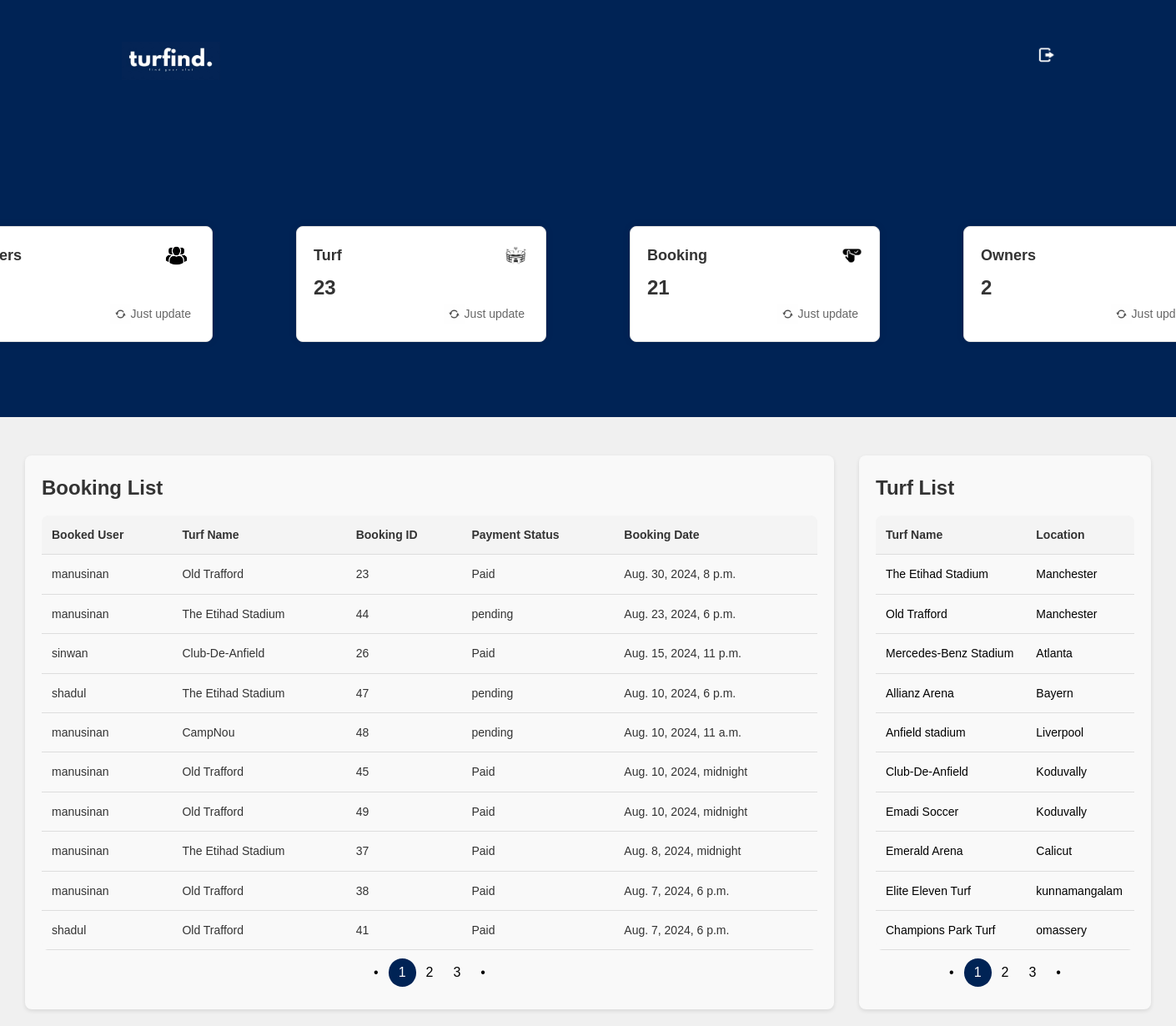
The page /adminhome/ (signed in) on the database as committed earlier.
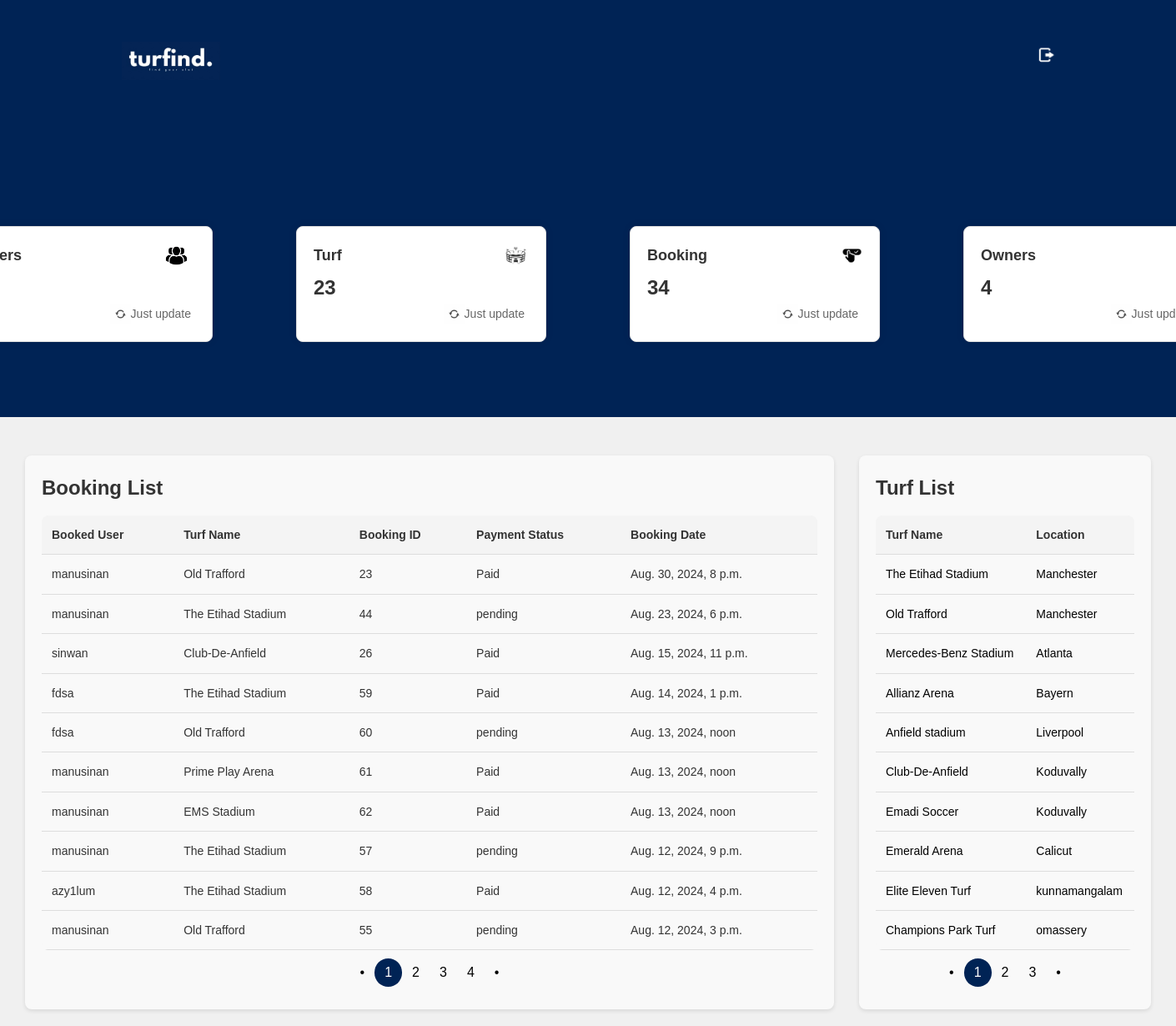
The same page on the database as committed later.
### turfindapp/models.py (models this page shows, shortened)
class Booking(models.Model):
    login_id = models.ForeignKey(LoginUser, on_delete=models.CASCADE)
    book_datetime = models.DateTimeField(null=True, blank=True)
    turf = models.ForeignKey(Turf, on_delete=models.CASCADE)
    payment_status = models.CharField(default="pending",max_length=100)
    payment_amount = models.IntegerField(null=True, blank=True)

class LoginUser(AbstractUser):
    status_choices = (
        ('APPROVE', 'APPROVE'),
        ('REJECT', 'REJECT'),
    )
    status = models.CharField(choices=status_choices, max_length=20, default='PENDING', null=True, blank=True)
    user_type = models.CharField(max_length=50)
    phone = models.CharField(max_length=15, null=True, blank=True)

class Turf(models.Model):
    CATEGORY_CHOICES = [
        ('iconic', 'Iconic Stadiums'),
        ('economical', 'Economical Grass Choices'),
        ('eleven_a_side', '11-a-side Turf'),
        ('newly_added', 'Newly Added Turfs'),
    ]
    turf_id = models.ForeignKey(TurfOwner, on_delete=models.CASCADE, default=1)
    turf_name = models.CharField(max_length=100)
    price = models.IntegerField()
    details = models.CharField(max_length=200)
    location = models.CharField(max_length=100)
    image = models.ImageField(upload_to='images')
    category = models.CharField(max_length=20, choices=CATEGORY_CHOICES, default='newly_added')

### turfindapp/views.py (the view)
# urls.py: path("adminhome/", views.adminhome, name='adminhome'),
@login_required(login_url='login')
def adminhome(request):
    user_count = LoginUser.objects.filter(user_type='User').count()
    turf_count = Turf.objects.all().count()
    booking_count = Booking.objects.all().count()
    owner_count = LoginUser.objects.filter(user_type='TurfOwner').count()
    bookings_list = Booking.objects.order_by('-book_datetime')
    bookings_paginator = Paginator(bookings_list, 10)  # Show 10 bookings per page
    bookings_page = request.GET.get('bookings_page', 1)
    try:
        bookings = bookings_paginator.page(bookings_page)
    except PageNotAnInteger:
        bookings = bookings_paginator.page(1)
    except EmptyPage:
        bookings = bookings_paginator.page(bookings_paginator.num_pages)
    turfs_list = Turf.objects.all()
    turfs_paginator = Paginator(turfs_list, 10)  # Show 10 turfs per page
    turfs_page = request.GET.get('turfs_page', 1)
    try:
        turfs = turfs_paginator.page(turfs_page)
    except PageNotAnInteger:
        turfs = turfs_paginator.page(1)
    except EmptyPage:
        turfs = turfs_paginator.page(turfs_paginator.num_pages)
    context = {
        'user_count': user_count,
        'turf_count': turf_count,
        'booking_count': booking_count,
        'owner_count': owner_count,
        'bookings': bookings,
        'turfs': turfs,
    }
    return render(request, 'adminhome.html', context)

### templates/adminhome.html (shortened to what this page needs)
<!DOCTYPE html>
<html lang="en">
<head>
    {% load static %}
    <link rel="stylesheet" href="{% static 'css/adminhome.css' %}">
</head>
<body>
<nav class="nav-bar">
    <div class="logo">
      <img src="{% static 'images/turfind.jpg' %}" alt="Logo" sizes="32x32" type="image/png">
    </div>
    <div class="logout-button">
      <a href="{% url 'logout' %}"><img src="{% static 'images/exit.png' %}" alt="Logout"></a>
    </div>
    <div class="nav-bar-top">
      <div class="card-wrapper">
        <div class="card-container">
        <div class="card">
          <h2>Users <img src="{% static 'images/userlogo.png' %}"></h2>
            <h1> {{ user_count }} </h1>
            <p><img src="{% static 'images/refresh.jpg' %}">Just update</p>
        </div>
        <div class="card">
          <h2>Turf <img src="{% static 'images/turflogo.png' %}"></h2>
            <h1> {{ turf_count }} </h1>
          <p><img src="{% static 'images/refresh.jpg' %}">Just update</p>
        </div>
        <div class="card">
          <h2> Booking <img src="{% static 'images/bookinglogo.png' %}"></h2>
            <h1> {{ booking_count }} </h1>
          <p><img src="{% static 'images/refresh.jpg' %}">Just update</p>
        </div>
        <div class="card">
          <h2>Owners <img src="{% static 'images/ownerlogo.png' %}"></h2>
            <h1> {{ owner_count }} </h1>
          <p><img src="{% static 'images/refresh.jpg' %}">Just update</p>
        </div>
      </div>
    </div>
</nav>
<br>
<main>
  <div class="tables-container">
    <section class="table-container booking-container">
      <h2>Booking List</h2>
      <table class="booking-table">
        <thead>
          <tr>
            <th>Booked User</th>
            <th>Turf Name</th>
            <th>Booking ID</th>
            <th>Payment Status</th>
            <th>Booking Date</th>
          </tr>
        </thead>
        <tbody>
          {% for booking in bookings %}
          <tr>
            <td>{{ booking.login_id.username }}</td>
            <td>{{ booking.turf.turf_name }}</td>
            <td>{{ booking.id }}</td>
            <td>{{ booking.payment_status }}</td>
            <td>{{ booking.book_datetime }}</td>
          </tr>
          {% empty %}
          <tr>
            <td colspan="5">No bookings found</td>
          </tr>
          {% endfor %}
        </tbody>
      </table>
      <div class="pagination-container">
      <div class="pagination">
        <a href="?bookings_page=1">&bull;</a>
        {% for n in bookings.paginator.page_range %}
          {% if n == bookings.number %}
            <a href="?bookings_page={{ n }}" class="active">{{ n }}</a>
          {% else %}
            <a href="?bookings_page={{ n }}">{{ n }}</a>
          {% endif %}
        {% endfor %}
        <a href="?bookings_page={{ bookings.paginator.num_pages }}">&bull;</a>
      </div>
    </section>
    <section class="table-container turf-container">
      <h2>Turf List</h2>
      <table class="turf-table">
        <thead>
          <tr>
            <th>Turf Name</th>
            <th>Location</th>
          </tr>
        </thead>
        <tbody>
          {% for turf in turfs %}
          <tr>
            <td><a href="{% url 'adminview' id=turf.id %}">{{ turf.turf_name }}</a></td>
            <td><a href="{% url 'adminview' id=turf.id %}">{{ turf.location }}</a></td>
          </tr>
          {% endfor %}
        </tbody>
      </table>
<div class="pagination-container">
<div class="pagination">
  <a href="?turfs_page=1">&bull;</a>
  {% for n in turfs.paginator.page_range %}
    {% if n == turfs.number %}
      <a href="?turfs_page={{ n }}" class="active">{{ n }}</a>
    {% else %}
      <a href="?turfs_page={{ n }}">{{ n }}</a>
    {% endif %}
  {% endfor %}
  <a href="?turfs_page={{ turfs.paginator.num_pages }}">&bull;</a>
</div>
</body>
</html>

Rows that differ between the two databases and show on the page:
no longer on this page (row unchanged): Booking: login_id.username "shadul", turf.turf_name "The Etihad Stadium", id "47", payment_status "pending", book_datetime "Aug. 10, 2024, 6 p.m."
no longer on this page (row unchanged): Booking: login_id.username "manusinan", turf.turf_name "CampNou", id "48", payment_status "pending", book_datetime "Aug. 10, 2024, 11 a.m."
no longer on this page (row unchanged): Booking: login_id.username "manusinan", turf.turf_name "Old Trafford", id "45", payment_status "Paid", book_datetime "Aug. 10, 2024, midnight"
no longer on this page (row unchanged): Booking: login_id.username "manusinan", turf.turf_name "Old Trafford", id "49", payment_status "Paid", book_datetime "Aug. 10, 2024, midnight"
no longer on this page (row unchanged): Booking: login_id.username "manusinan", turf.turf_name "The Etihad Stadium", id "37", payment_status "Paid", book_datetime "Aug. 8, 2024, midnight"
no longer on this page (row unchanged): Booking: login_id.username "manusinan", turf.turf_name "Old Trafford", id "38", payment_status "Paid", book_datetime "Aug. 7, 2024, 6 p.m."
no longer on this page (row unchanged): Booking: login_id.username "shadul", turf.turf_name "Old Trafford", id "41", payment_status "Paid", book_datetime "Aug. 7, 2024, 6 p.m."
added Booking: login_id.username "fdsa", turf.turf_name "The Etihad Stadium", id "59", payment_status "Paid", book_datetime "Aug. 14, 2024, 1 p.m."
added Booking: login_id.username "fdsa", turf.turf_name "Old Trafford", id "60", payment_status "pending", book_datetime "Aug. 13, 2024, noon"
added Booking: login_id.username "manusinan", turf.turf_name "Prime Play Arena", id "61", payment_status "Paid", book_datetime "Aug. 13, 2024, noon"
added Booking: login_id.username "manusinan", turf.turf_name "EMS Stadium", id "62", payment_status "Paid", book_datetime "Aug. 13, 2024, noon"
added Booking: login_id.username "manusinan", turf.turf_name "The Etihad Stadium", id "57", payment_status "pending", book_datetime "Aug. 12, 2024, 9 p.m."
added Booking: login_id.username "azy1lum", turf.turf_name "The Etihad Stadium", id "58", payment_status "Paid", book_datetime "Aug. 12, 2024, 4 p.m."
added Booking: login_id.username "manusinan", turf.turf_name "Old Trafford", id "55", payment_status "pending", book_datetime "Aug. 12, 2024, 3 p.m."
Other text that changed with them:
{{ booking_count }}: "21" → "34"
{{ owner_count }}: "2" → "4"
new list line: "4"
